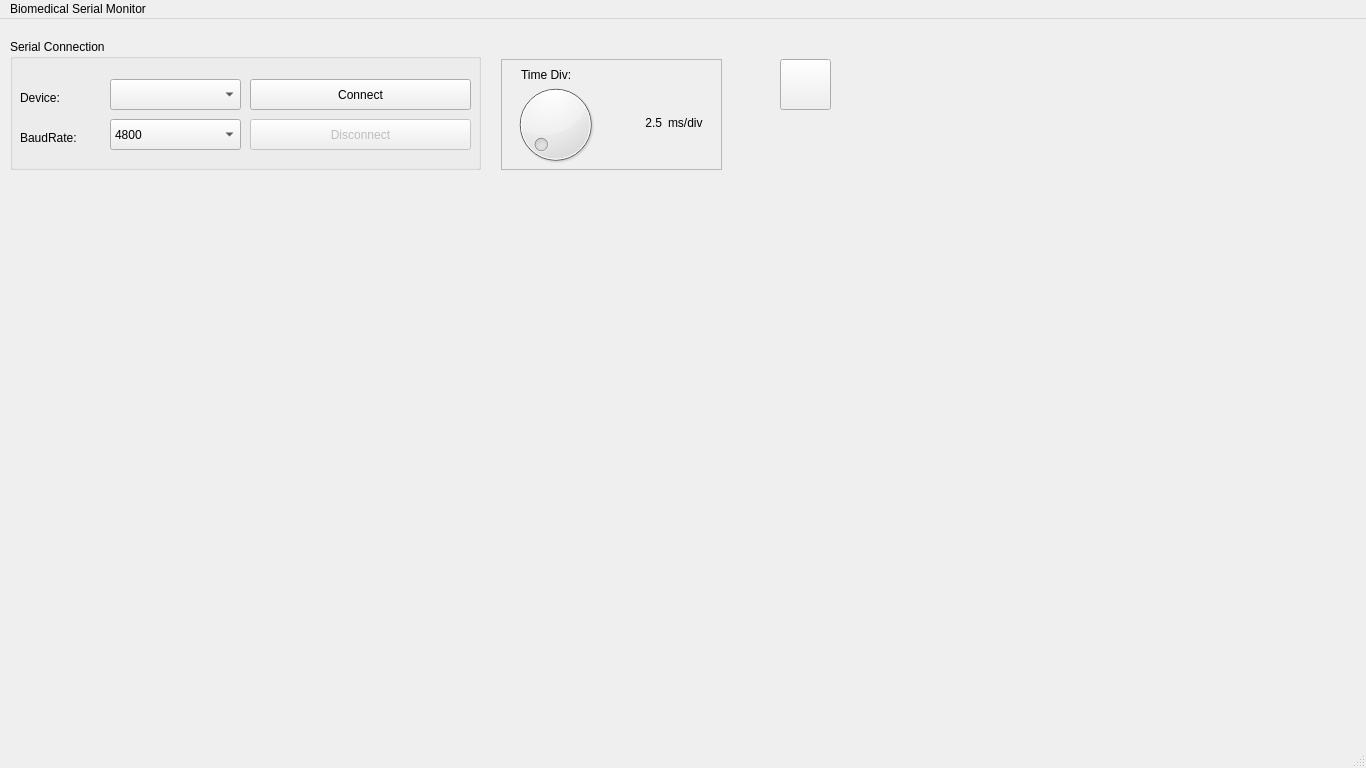
<?xml version="1.0" encoding="UTF-8"?>
<ui version="4.0">
 <class>MainWindow</class>
 <widget class="QMainWindow" name="MainWindow">
  <property name="geometry">
   <rect>
    <x>0</x>
    <y>0</y>
    <width>1366</width>
    <height>768</height>
   </rect>
  </property>
  <property name="windowTitle">
   <string>MainWindow</string>
  </property>
  <property name="tabShape">
   <enum>QTabWidget::Rounded</enum>
  </property>
  <widget class="QWidget" name="centralwidget">
   <widget class="QCustomPlot" name="plot" native="true">
    <property name="geometry">
     <rect>
      <x>10</x>
      <y>180</y>
      <width>1341</width>
      <height>511</height>
     </rect>
    </property>
   </widget>
   <widget class="QGroupBox" name="groupBox">
    <property name="geometry">
     <rect>
      <x>10</x>
      <y>20</y>
      <width>471</width>
      <height>131</height>
     </rect>
    </property>
    <property name="title">
     <string>Serial Connection</string>
    </property>
    <property name="flat">
     <bool>false</bool>
    </property>
    <widget class="QLabel" name="label_2">
     <property name="geometry">
      <rect>
       <x>10</x>
       <y>50</y>
       <width>67</width>
       <height>17</height>
      </rect>
     </property>
     <property name="text">
      <string>Device:</string>
     </property>
    </widget>
    <widget class="QLabel" name="label_3">
     <property name="geometry">
      <rect>
       <x>10</x>
       <y>90</y>
       <width>81</width>
       <height>17</height>
      </rect>
     </property>
     <property name="text">
      <string>BaudRate:</string>
     </property>
    </widget>
    <widget class="QComboBox" name="cb_serialDevices">
     <property name="geometry">
      <rect>
       <x>100</x>
       <y>40</y>
       <width>131</width>
       <height>31</height>
      </rect>
     </property>
    </widget>
    <widget class="QComboBox" name="cb_baudRate">
     <property name="geometry">
      <rect>
       <x>100</x>
       <y>80</y>
       <width>131</width>
       <height>31</height>
      </rect>
     </property>
     <item>
      <property name="text">
       <string>4800</string>
      </property>
     </item>
     <item>
      <property name="text">
       <string>9600</string>
      </property>
     </item>
     <item>
      <property name="text">
       <string>19200</string>
      </property>
     </item>
     <item>
      <property name="text">
       <string>57600</string>
      </property>
     </item>
     <item>
      <property name="text">
       <string>115200</string>
      </property>
     </item>
    </widget>
    <widget class="QPushButton" name="pb_connect">
     <property name="geometry">
      <rect>
       <x>240</x>
       <y>40</y>
       <width>221</width>
       <height>31</height>
      </rect>
     </property>
     <property name="text">
      <string>Connect</string>
     </property>
    </widget>
    <widget class="QPushButton" name="pb_disconnect">
     <property name="enabled">
      <bool>false</bool>
     </property>
     <property name="geometry">
      <rect>
       <x>240</x>
       <y>80</y>
       <width>221</width>
       <height>31</height>
      </rect>
     </property>
     <property name="text">
      <string>Disconnect</string>
     </property>
    </widget>
   </widget>
   <widget class="QPushButton" name="pb_save">
    <property name="geometry">
     <rect>
      <x>780</x>
      <y>40</y>
      <width>51</width>
      <height>51</height>
     </rect>
    </property>
    <property name="text">
     <string/>
    </property>
    <property name="icon">
     <iconset>
      <normaloff>images/Save-icon.png</normaloff>images/Save-icon.png</iconset>
    </property>
    <property name="iconSize">
     <size>
      <width>40</width>
      <height>40</height>
     </size>
    </property>
   </widget>
   <widget class="QTextBrowser" name="tx_receivedData">
    <property name="enabled">
     <bool>true</bool>
    </property>
    <property name="geometry">
     <rect>
      <x>790</x>
      <y>50</y>
      <width>21</width>
      <height>16</height>
     </rect>
    </property>
   </widget>
   <widget class="QDial" name="db_time_div">
    <property name="geometry">
     <rect>
      <x>500</x>
      <y>60</y>
      <width>111</width>
      <height>91</height>
     </rect>
    </property>
    <property name="minimum">
     <number>1</number>
    </property>
    <property name="maximum">
     <number>500</number>
    </property>
    <property name="singleStep">
     <number>50</number>
    </property>
    <property name="pageStep">
     <number>50</number>
    </property>
    <property name="value">
     <number>50</number>
    </property>
    <property name="sliderPosition">
     <number>50</number>
    </property>
    <property name="wrapping">
     <bool>true</bool>
    </property>
    <property name="notchesVisible">
     <bool>false</bool>
    </property>
   </widget>
   <widget class="QFrame" name="frame">
    <property name="geometry">
     <rect>
      <x>501</x>
      <y>40</y>
      <width>221</width>
      <height>111</height>
     </rect>
    </property>
    <property name="frameShape">
     <enum>QFrame::StyledPanel</enum>
    </property>
    <property name="frameShadow">
     <enum>QFrame::Raised</enum>
    </property>
    <widget class="QLabel" name="label_4">
     <property name="geometry">
      <rect>
       <x>20</x>
       <y>7</y>
       <width>67</width>
       <height>17</height>
      </rect>
     </property>
     <property name="text">
      <string>Time Div:</string>
     </property>
    </widget>
    <widget class="QLabel" name="lb_time_div">
     <property name="geometry">
      <rect>
       <x>100</x>
       <y>54</y>
       <width>61</width>
       <height>20</height>
      </rect>
     </property>
     <property name="text">
      <string>2.5</string>
     </property>
     <property name="alignment">
      <set>Qt::AlignRight|Qt::AlignTrailing|Qt::AlignVCenter</set>
     </property>
    </widget>
    <widget class="QLabel" name="label">
     <property name="geometry">
      <rect>
       <x>167</x>
       <y>55</y>
       <width>51</width>
       <height>17</height>
      </rect>
     </property>
     <property name="text">
      <string>ms/div</string>
     </property>
    </widget>
   </widget>
   <zorder>frame</zorder>
   <zorder>tx_receivedData</zorder>
   <zorder>plot</zorder>
   <zorder>groupBox</zorder>
   <zorder>pb_save</zorder>
   <zorder>db_time_div</zorder>
  </widget>
  <widget class="QMenuBar" name="menubar">
   <property name="geometry">
    <rect>
     <x>0</x>
     <y>0</y>
     <width>1366</width>
     <height>22</height>
    </rect>
   </property>
   <widget class="QMenu" name="menuBiomedical_Serial_Monitor">
    <property name="title">
     <string>Biomedical Serial Monitor</string>
    </property>
   </widget>
   <addaction name="menuBiomedical_Serial_Monitor"/>
  </widget>
  <widget class="QStatusBar" name="statusbar"/>
 </widget>
 <customwidgets>
  <customwidget>
   <class>QCustomPlot</class>
   <extends>QWidget</extends>
   <header>qcustomplot.h</header>
   <container>1</container>
  </customwidget>
 </customwidgets>
 <resources/>
 <connections/>
</ui>
